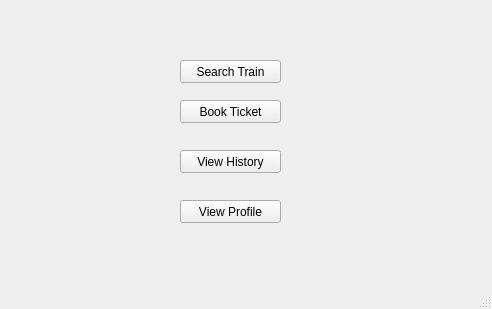
<?xml version="1.0" encoding="UTF-8"?>
<ui version="4.0">
 <class>homepage</class>
 <widget class="QMainWindow" name="homepage">
  <property name="geometry">
   <rect>
    <x>0</x>
    <y>0</y>
    <width>492</width>
    <height>309</height>
   </rect>
  </property>
  <property name="windowTitle">
   <string>MainWindow</string>
  </property>
  <widget class="QWidget" name="centralwidget">
   <widget class="QPushButton" name="searchB">
    <property name="geometry">
     <rect>
      <x>180</x>
      <y>60</y>
      <width>101</width>
      <height>23</height>
     </rect>
    </property>
    <property name="text">
     <string>Search Train</string>
    </property>
   </widget>
   <widget class="QPushButton" name="bookB">
    <property name="geometry">
     <rect>
      <x>180</x>
      <y>100</y>
      <width>101</width>
      <height>23</height>
     </rect>
    </property>
    <property name="text">
     <string>Book Ticket</string>
    </property>
   </widget>
   <widget class="QPushButton" name="historyB">
    <property name="geometry">
     <rect>
      <x>180</x>
      <y>150</y>
      <width>101</width>
      <height>23</height>
     </rect>
    </property>
    <property name="text">
     <string>View History</string>
    </property>
   </widget>
   <widget class="QPushButton" name="profileB">
    <property name="geometry">
     <rect>
      <x>180</x>
      <y>200</y>
      <width>101</width>
      <height>23</height>
     </rect>
    </property>
    <property name="text">
     <string>View Profile</string>
    </property>
   </widget>
  </widget>
  <widget class="QMenuBar" name="menubar">
   <property name="geometry">
    <rect>
     <x>0</x>
     <y>0</y>
     <width>492</width>
     <height>21</height>
    </rect>
   </property>
  </widget>
  <widget class="QStatusBar" name="statusbar"/>
 </widget>
 <resources/>
 <connections/>
</ui>
